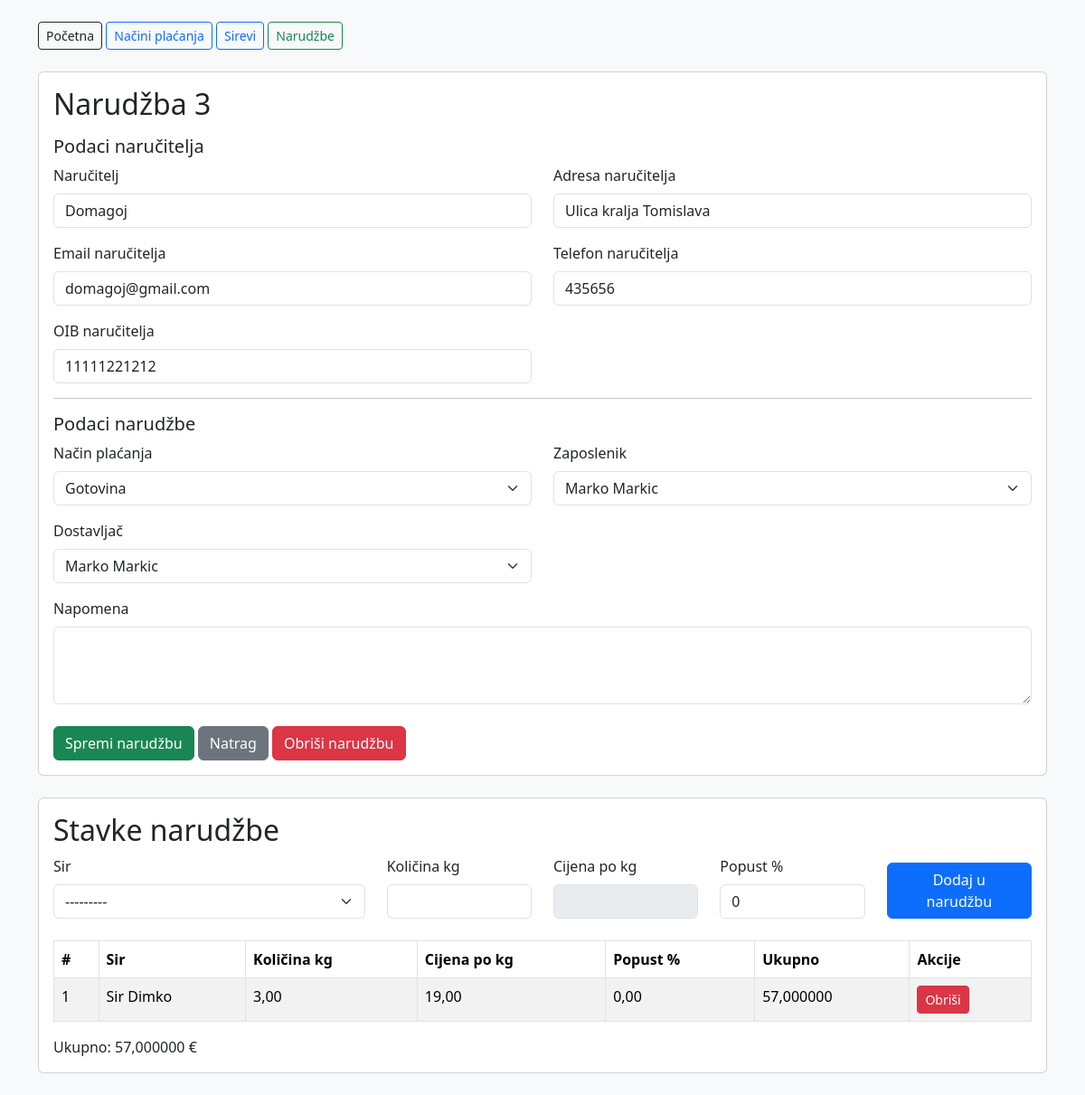
Screenshot of /narudzbe/3/ with the database file from the repository.
### sirana/models.py (models this page shows, shortened)
class Narudzba(models.Model):
    vrKreiranja = models.DateTimeField(auto_now_add=True)
    status = models.CharField(max_length=20, choices=StatusNarudzbe.choices,default=StatusNarudzbe.ZAPRIMLJENA)
    napomena = models.TextField(blank=True)
    narucitelj = models.ForeignKey(Narucitelj, on_delete=models.PROTECT)
    nacin_placanja = models.ForeignKey(NacinPlacanja, on_delete=models.PROTECT)
    zaposlenik = models.ForeignKey(
        Zaposlenik,
        related_name="narudzbe",
        on_delete=models.PROTECT
    )
    dostavljac = models.ForeignKey(
        Zaposlenik,
        related_name="dostave",
        on_delete=models.PROTECT,
        blank=True,
        null=True
    )
    def ukupno(self):
        return sum(stavka.ukupno() for stavka in self.stavke.all())

class Narucitelj(models.Model):
    naziv = models.CharField(max_length=100)
    email = models.EmailField(blank=True)
    adresa = models.CharField(max_length=200, blank=True)
    telefon = models.CharField(max_length=30, blank=True)
    oib = models.CharField(max_length=11, unique=True)

class StavkaNarudzbe(models.Model):
    narudzba = models.ForeignKey(
        Narudzba,
        related_name="stavke",
        on_delete=models.CASCADE
    )
    sir = models.ForeignKey(Sir, on_delete=models.PROTECT)
    kolicina_kg = models.DecimalField(max_digits=10, decimal_places=2)
    popust_postotak = models.DecimalField(max_digits=5, decimal_places=2, default=0)
    def ukupno(self):
        osnovica = self.kolicina_kg * self.sir.cijena_po_kg
        popust = osnovica * self.popust_postotak / Decimal("100")
        return osnovica - popust

class Sir(models.Model):
    naziv = models.CharField(max_length=100)
    cijena_po_kg = models.DecimalField(max_digits=10, decimal_places=2)
    kolicina_kg = models.DecimalField(max_digits=10, decimal_places=2, default=0)
    zaProdaju = models.BooleanField(default=True)
    def __str__(self):
        return self.naziv

### sirana/views.py (the view)
# urls.py: path("narudzbe/<int:pk>/", views.narudzba_detail, name="narudzba_detail"),
def narudzba_detail(request, pk):
    narudzba = get_object_or_404(
        Narudzba.objects.select_related(
            "narucitelj",
            "nacin_placanja",
            "zaposlenik",
            "dostavljac",
        ),
        pk=pk
    )
    if request.method == "POST":
        form = NarudzbaForm(request.POST, instance=narudzba)
        narucitelj_form = NaruciteljForm(request.POST)
        try:
            NarudzbaService.provjeri_mogucnost_uredivanja(narudzba)
            if form.is_valid() and narucitelj_form.is_valid():
                podaci = narucitelj_form.cleaned_data
                narucitelj, created = Narucitelj.objects.get_or_create(
                    oib=podaci["oib"],
                    defaults={
                        "naziv": podaci["naziv"],
                        "email": podaci["email"],
                        "adresa": podaci["adresa"],
                        "telefon": podaci["telefon"],
                    }
                )
                if not created:
                    narucitelj.naziv = podaci["naziv"]
                    narucitelj.email = podaci["email"]
                    narucitelj.adresa = podaci["adresa"]
                    narucitelj.telefon = podaci["telefon"]
                    narucitelj.save()
                nova_narudzba = form.save(commit=False)
                nova_narudzba.narucitelj = narucitelj
                NarudzbaService.provjeri_aktivnost_placanja(nova_narudzba)
                nova_narudzba.save()
                messages.success(request, "Narudžba i naručitelj su spremljeni.")
                return redirect("narudzba_detail", pk=narudzba.pk)
        except ValidationError as e:
            form.add_error(None, e.message)
    else:
        form = NarudzbaForm(instance=narudzba)
        narucitelj_form = NaruciteljForm(initial={
            "naziv": narudzba.narucitelj.naziv,
            "email": narudzba.narucitelj.email,
            "adresa": narudzba.narucitelj.adresa,
            "telefon": narudzba.narucitelj.telefon,
            "oib": narudzba.narucitelj.oib,
        })
    stavke = narudzba.stavke.select_related("sir").all()
    sirevi = Sir.objects.filter(zaProdaju=True)
    return render(request, "sirana/narudzba_detail.html", {
        "narudzba": narudzba,
        "form": form,
        "narucitelj_form": narucitelj_form,
        "stavke": stavke,
        "sirevi": sirevi,
        "ukupno": narudzba.ukupno(),
    })

### sirana/forms.py (shortened to what this page needs)
class NarudzbaForm(forms.ModelForm):
    class Meta:
        model = Narudzba
        fields = [
            "nacin_placanja",
            "zaposlenik",
            "dostavljac",
            "napomena",
        ]
        widgets = {
            "nacin_placanja": forms.Select(attrs={"class": "form-select"}),
            "zaposlenik": forms.Select(attrs={"class": "form-select"}),
            "dostavljac": forms.Select(attrs={"class": "form-select"}),
            "napomena": forms.Textarea(attrs={"class": "form-control", "rows": 3}),
        }

class NaruciteljForm(forms.Form):
    naziv = forms.CharField(
        max_length=100,
        widget=forms.TextInput(attrs={"class": "form-control"})
    )
    email = forms.EmailField(
        required=False,
        widget=forms.EmailInput(attrs={"class": "form-control"})
    )
    adresa = forms.CharField(
        max_length=200,
        required=False,
        widget=forms.TextInput(attrs={"class": "form-control"})
    )
    telefon = forms.CharField(
        max_length=30,
        required=False,
        widget=forms.TextInput(attrs={"class": "form-control"})
    )
    oib = forms.CharField(
        max_length=11,
        widget=forms.TextInput(attrs={"class": "form-control"})
    )

### sirana/models.py (called while the page is built)
    def __str__(self):
        return self.naziv

    def __str__(self):
        return self.puno_ime

### sirana/templates/sirana/narudzba_detail.html (shortened to what this page needs)
{% extends "sirana/base.html" %}
{% load l10n %}
{% block content %}
<div class="card master-card mb-4">
    <div class="card-body">
        <h2>Narudžba {{ narudzba.id }}</h2>
        <form method="post">
            <h5 class="mt-3">Podaci naručitelja</h5>
            <div class="row">
                <div class="col-md-6">
                    <label class="form-label">Naručitelj</label>
                    {{ narucitelj_form.naziv }}
                </div>
                <div class="col-md-6">
                    <label class="form-label">Adresa naručitelja</label>
                    {{ narucitelj_form.adresa }}
                </div>
            </div>
            <div class="row mt-3">
                <div class="col-md-6">
                    <label class="form-label">Email naručitelja</label>
                    {{ narucitelj_form.email }}
                </div>
                <div class="col-md-6">
                    <label class="form-label">Telefon naručitelja</label>
                    {{ narucitelj_form.telefon }}
                </div>
            </div>
            <div class="row mt-3">
                <div class="col-md-6">
                    <label class="form-label">OIB naručitelja</label>
                    {{ narucitelj_form.oib }}
                </div>
            </div>
            <hr>
            <h5>Podaci narudžbe</h5>
            <div class="row">
                <div class="col-md-6">
                    <label class="form-label">Način plaćanja</label>
                    {{ form.nacin_placanja }}
                </div>
                <div class="col-md-6">
                    <label class="form-label">Zaposlenik</label>
                    {{ form.zaposlenik }}
                </div>
            </div>
            <div class="row mt-3">
                <div class="col-md-6">
                    <label class="form-label">Dostavljač</label>
                    {{ form.dostavljac }}
                </div>
            </div>
            <div class="mt-3">
                <label class="form-label">Napomena</label>
                {{ form.napomena }}
            </div>
            <div class="mt-4">
                {% if not zakljucana %}
                    <button type="submit" class="btn btn-success">
                        Spremi narudžbu
                    </button>
                {% endif %}
                <a href="{% url 'narudzba_list' %}" class="btn btn-secondary">
                    Natrag
                </a>
                <a href="{% url 'narudzba_delete' narudzba.id %}" class="btn btn-danger">
                    Obriši narudžbu
                </a>
            </div>
        </form>
    </div>
</div>
<div class="card detail-card mb-4">
    <div class="card-body">
        <h2>Stavke narudžbe</h2>
        {% if zakljucana %}
            <div class="alert alert-warning">
                Stavke se ne mogu mijenjati jer je narudžba u procesu proizvodnje.
            </div>
        {% else %}
            <form method="post" action="{% url 'stavka_create' narudzba.id %}">
                <div class="row align-items-end stavka-input-row">
                    <div class="col-md-4">
                        <label class="form-label">Sir</label>
                        <select id="sirSelect" name="sir_id" class="form-select">
                            <option value="">---------</option>
                        </select>
                    </div>
                    <div class="col-md-2">
                        <label class="form-label">Količina kg</label>
                        <input
                            type="number"
                            step="0.01"
                            min="0"
                            name="kolicina_kg"
                            id="kolicinaInput"
                            class="form-control"
                        >
                    </div>
                    <div class="col-md-2">
                        <label class="form-label">Cijena po kg</label>
                        <input
                            type="number"
                            step="0.01"
                            min="0"
                            name="cijena_po_kg"
                            id="cijenaInput"
                            class="form-control"
                            disabled
                        >
                    </div>
                    <div class="col-md-2">
                        <label class="form-label">Popust %</label>
                        <input
                            type="number"
                            step="0.01"
                            min="0"
                            name="popust_postotak"
                            id="popustInput"
                            class="form-control"
                            value="0"
                        >
                    </div>
                    <div class="col-md-2">
                        <button type="submit" class="btn btn-primary w-100">
                            Dodaj u narudžbu
                        </button>
                    </div>
                </div>
            </form>
        {% endif %}
        <table class="table table-bordered table-striped mt-4">
            <thead>
                <tr>
                    <th>#</th>
                    <th>Sir</th>
                    <th>Količina kg</th>
                    <th>Cijena po kg</th>
                    <th>Popust %</th>
                    <th>Ukupno</th>
                    <th>Akcije</th>
                </tr>
            </thead>
            <tbody>
                {% for stavka in stavke %}
                <tr>
                    <td>{{ forloop.counter }}</td>
                    <td>{{ stavka.sir }}</td>
                    <td>{{ stavka.kolicina_kg }}</td>
                    <td>{{ stavka.sir.cijena_po_kg }}</td>
                    <td>{{ stavka.popust_postotak }}</td>
                    <td>{{ stavka.ukupno }}</td>
                    <td>
                        {% if not zakljucana %}
                            <form method="post" action="{% url 'stavka_delete' stavka.id %}" style="display:inline;">
                                <button type="submit" class="btn btn-sm btn-danger">
                                    Obriši
                                </button>
                            </form>
                        {% else %}
                            -
                        {% endif %}
                    </td>
                </tr>
                {% empty %}
                <tr>
                    <td colspan="7">Narudžba nema stavki.</td>
                </tr>
                {% endfor %}
            </tbody>
        </table>
        <div class="ukupno-box">
            Ukupno: {{ ukupno }} €
        </div>
    </div>
</div>
{% endblock %}

### rows the page displays
Narudzba: id "3", nacin_placanja "Gotovina", zaposlenik "Marko Markic", dostavljac "Marko Markic"
Narucitelj: naziv "Domagoj", adresa "Ulica kralja Tomislava", email "domagoj@gmail.com", telefon "435656", oib "11111221212"
StavkaNarudzbe: sir "Sir Dimko", kolicina_kg "3,00", sir.cijena_po_kg "19,00", popust_postotak "0,00", ukupno "57,000000"

### other values shown
{{ ukupno }} "57,000000"
